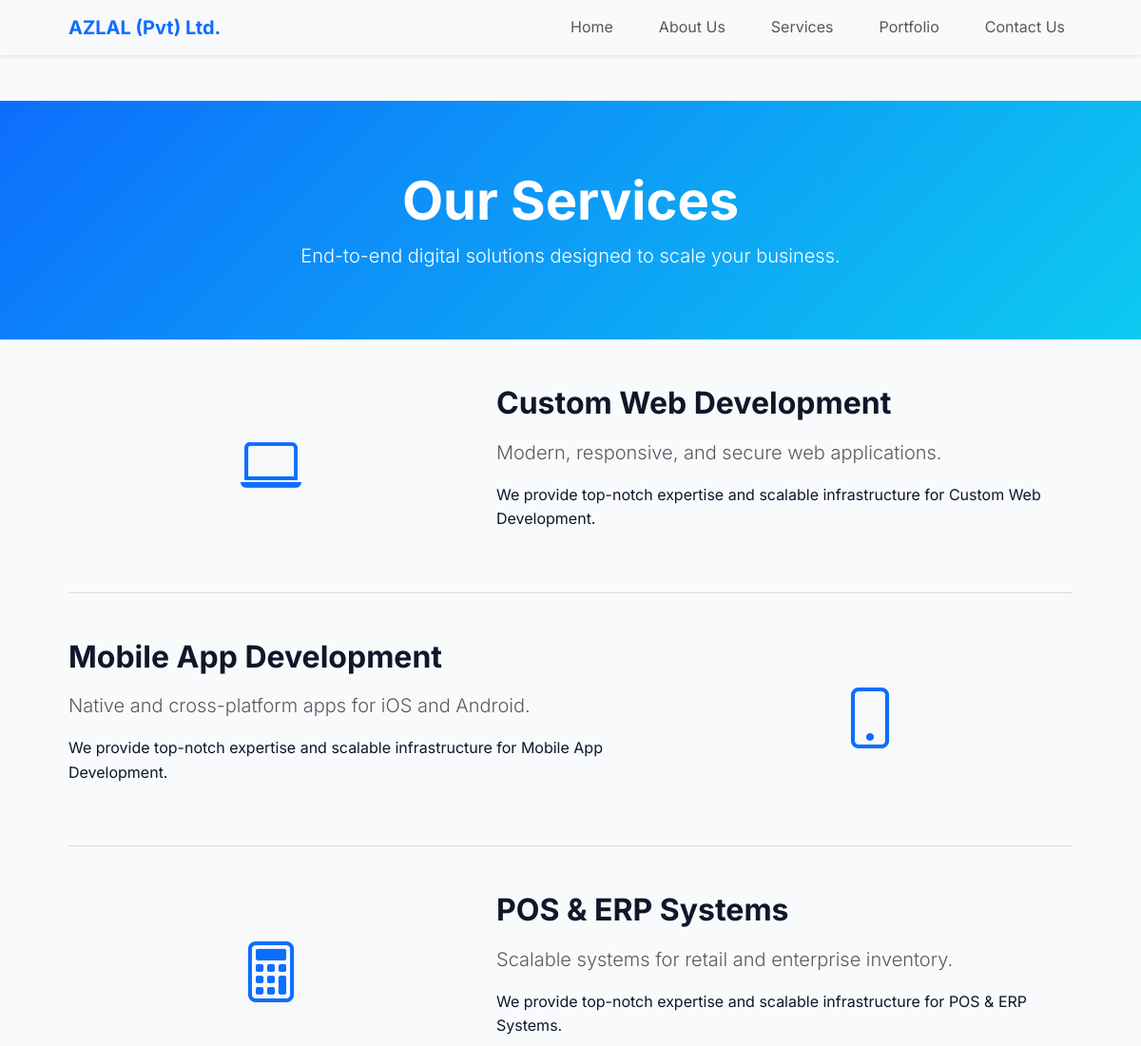
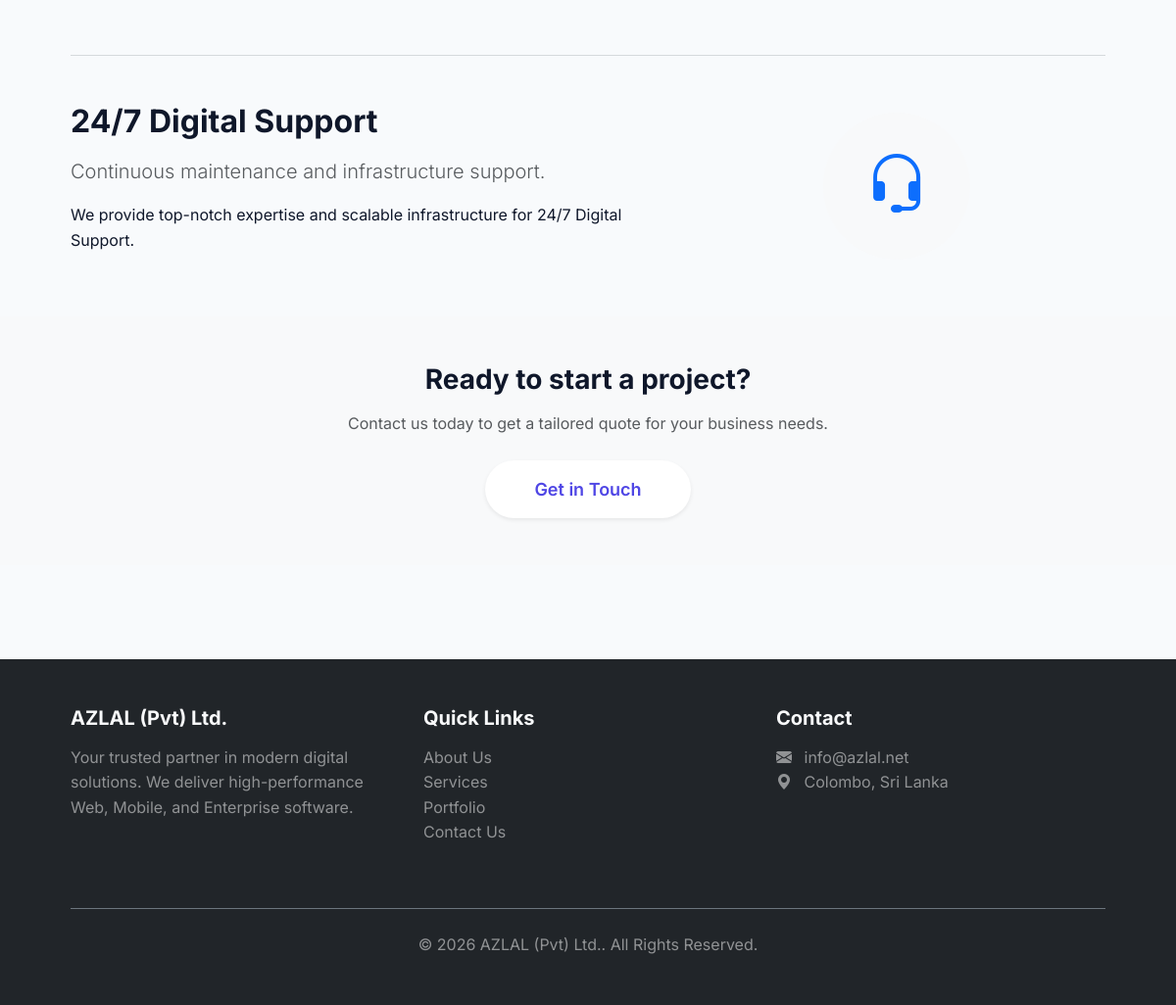
/services.php, run on the app's committed database (2 pictures, top to bottom).
### tables this page shows
CREATE TABLE IF NOT EXISTS `services` (
    `id` INT AUTO_INCREMENT PRIMARY KEY,
    `slug` VARCHAR(100) NOT NULL UNIQUE,
    `title` VARCHAR(150) NOT NULL,
    `short_desc` TEXT NOT NULL,
    `full_desc` LONGTEXT,
    `icon_class` VARCHAR(50) DEFAULT 'bi-gear',
    `sort_order` INT DEFAULT 0
);

### services.php (the view)
<?php
require_once 'includes/header.php';
$stmt = $pdo->query("SELECT * FROM services ORDER BY sort_order ASC");
$services = $stmt->fetchAll();
?>
<div class="bg-primary text-white text-center py-5 mb-5" style="background: linear-gradient(135deg, var(--bs-primary) 0%, var(--bs-info) 100%);">
    <div class="container py-4">
        <h1 class="display-4 fw-bold">Our Services</h1>
        <p class="lead mb-0">End-to-end digital solutions designed to scale your business.</p>
    </div>
</div>
<div class="container mb-5">
    <?php if (count($services) > 0): ?>
        <?php foreach ($services as $index => $service): ?>
            <div class="row align-items-center mb-5 <?= $index % 2 !== 0 ? 'flex-row-reverse' : '' ?>">
                <div class="col-md-5 text-center mb-4 mb-md-0">
                    <div class="bg-light rounded-circle d-inline-flex align-items-center justify-content-center" style="width: 150px; height: 150px;">
                        <i class="bi <?= htmlspecialchars($service['icon_class']) ?> text-primary" style="font-size: 4rem;"></i>
                    </div>
                </div>
                <div class="col-md-7">
                    <h2 class="fw-bold mb-3"><?= htmlspecialchars($service['title']) ?></h2>
                    <p class="lead text-muted mb-3"><?= htmlspecialchars($service['short_desc']) ?></p>
                    <p><?= nl2br(htmlspecialchars($service['full_desc'] ?? 'We provide top-notch expertise and scalable infrastructure for ' . $service['title'] . '.')) ?></p>
                </div>
            </div>
            <?php if ($index < count($services) - 1): ?>
                <hr class="text-secondary opacity-25 mb-5">
            <?php endif; ?>
        <?php endforeach; ?>
    <?php else: ?>
        <p class="text-center text-muted">No services found.</p>
    <?php endif; ?>
</div>
<div class="bg-light py-5 text-center">
    <div class="container">
        <h3 class="fw-bold mb-3">Ready to start a project?</h3>
        <p class="text-muted mb-4">Contact us today to get a tailored quote for your business needs.</p>
        <a href="contact.php" class="btn btn-primary btn-lg rounded-pill px-5 shadow-sm">Get in Touch</a>
    </div>
</div>
<?php require_once 'includes/footer.php'; ?>

### includes/header.php (shortened to what this page needs)
<!DOCTYPE html>
<html lang="en">
<head>
    <link href="https://cdn.jsdelivr.net/npm/bootstrap@5.3.0/dist/css/bootstrap.min.css" rel="stylesheet">
    <link href="https://cdn.jsdelivr.net/npm/bootstrap-icons@1.10.5/font/bootstrap-icons.css" rel="stylesheet">
    <link rel="stylesheet" href="assets/css/style.css">
</head>
<body>
    <nav class="navbar navbar-expand-lg navbar-light bg-light sticky-top shadow-sm">
        <div class="container">
            <a class="navbar-brand fw-bold text-primary" href="index.php"><?= SITE_NAME ?></a>
            <div class="collapse navbar-collapse" id="navbarNav">
                <ul class="navbar-nav ms-auto">
                    <li class="nav-item">
                        <a class="nav-link" href="index.php">Home</a>
                    </li>
                    <li class="nav-item">
                        <a class="nav-link" href="about.php">About Us</a>
                    </li>
                    <li class="nav-item">
                        <a class="nav-link" href="services.php">Services</a>
                    </li>
                    <li class="nav-item">
                        <a class="nav-link" href="portfolio.php">Portfolio</a>
                    </li>
                    <li class="nav-item">
                        <a class="nav-link" href="contact.php">Contact Us</a>
                    </li>
                </ul>
            </div>
        </div>
    </nav>
    <main class="min-vh-100">

### includes/footer.php (shortened to what this page needs)
    </main>
    <footer class="bg-dark text-light py-5 mt-5">
        <div class="container">
            <div class="row">
                <div class="col-md-4 mb-4">
                    <h5 class="fw-bold mb-3"><?= SITE_NAME ?></h5>
                    <p class="text-white-50">Your trusted partner in modern digital solutions. We deliver high-performance Web, Mobile, and Enterprise software.</p>
                </div>
                <div class="col-md-4 mb-4">
                    <h5 class="fw-bold mb-3">Quick Links</h5>
                    <ul class="list-unstyled">
                        <li><a href="about.php" class="text-decoration-none text-white-50 hover-white">About Us</a></li>
                        <li><a href="services.php" class="text-decoration-none text-white-50 hover-white">Services</a></li>
                        <li><a href="portfolio.php" class="text-decoration-none text-white-50 hover-white">Portfolio</a></li>
                        <li><a href="contact.php" class="text-decoration-none text-white-50 hover-white">Contact Us</a></li>
                    </ul>
                </div>
                <div class="col-md-4 mb-4">
                    <h5 class="fw-bold mb-3">Contact</h5>
                    <ul class="list-unstyled text-white-50">
                        <li><i class="bi bi-envelope-fill me-2"></i> <?= CONTACT_EMAIL ?></li>
                        <li><i class="bi bi-geo-alt-fill me-2"></i> Colombo, Sri Lanka</li>
                    </ul>
                </div>
            </div>
            <div class="text-center pt-4 border-top border-secondary mt-4">
                <p class="mb-0 text-white-50">&copy; <?= date("Y") ?> <?= SITE_NAME ?>. All Rights Reserved.</p>
            </div>
        </div>
    </footer>
</body>
</html>

### assets/css/style.css (style rules this page uses)
:root { --primary: #4f46e5; --primary-hover: #4338ca; --secondary: #0ea5e9; --background: #f8fafc; --surface: #ffffff; --text-main: #0f172a; --text-muted: #64748b; --border: #e2e8f0; --font-family: 'Inter', system-ui, -apple-system, sans-serif; --shadow-sm: 0 1px 2px 0 rgb(0 0 0 / 0.05); --shadow-md: 0 4px 6px -1px rgb(0 0 0 / 0.1), 0 2px 4px -2px rgb(0 0 0 / 0.1); --shadow-lg: 0 10px 15px -3px rgb(0 0 0 / 0.1), 0 4px 6px -4px rgb(0 0 0 / 0.1); --radius-md: 0.5rem; --radius-lg: 1rem; --transition: all 0.3s cubic-bezier(0.4, 0, 0.2, 1); }
* { margin: 0; padding: 0; box-sizing: border-box; }
body { font-family: var(--font-family); color: var(--text-main); background-color: var(--background); line-height: 1.6; -webkit-font-smoothing: antialiased; }
a { text-decoration: none; color: var(--primary); transition: var(--transition); }
.container { width: 90%; max-width: 1200px; margin: 0 auto; }
nav ul { list-style: none; display: flex; gap: 2rem; }
nav ul li a { color: var(--text-muted); font-weight: 500; font-size: 1rem; }
main { min-height: calc(100vh - 200px); padding: 3rem 0; }
.btn { display: inline-flex; align-items: center; justify-content: center; padding: 0.875rem 2rem; border-radius: 9999px; font-weight: 600; font-size: 1.125rem; transition: var(--transition); cursor: pointer; border: 2px solid transparent; }
.btn-primary { background: white; color: var(--primary); box-shadow: var(--shadow-md); }
footer a { color: var(--primary); }

### data on the page
services: title "Custom Web Development", short_desc "Modern, responsive, and secure web applications.", full_desc+title "We provide top-notch expertise and scalable infrastructure for Custom Web Development."
services: title "Mobile App Development", short_desc "Native and cross-platform apps for iOS and Android.", full_desc+title "We provide top-notch expertise and scalable infrastructure for Mobile App Development."
services: title "POS & ERP Systems", short_desc "Scalable systems for retail and enterprise inventory.", full_desc+title "We provide top-notch expertise and scalable infrastructure for POS & ERP Systems."
services: title "24/7 Digital Support", short_desc "Continuous maintenance and infrastructure support.", full_desc+title "We provide top-notch expertise and scalable infrastructure for 24/7 Digital Support."

### other printed values
SITE_NAME "AZLAL (Pvt) Ltd."
CONTACT_EMAIL "info@azlal.net"
